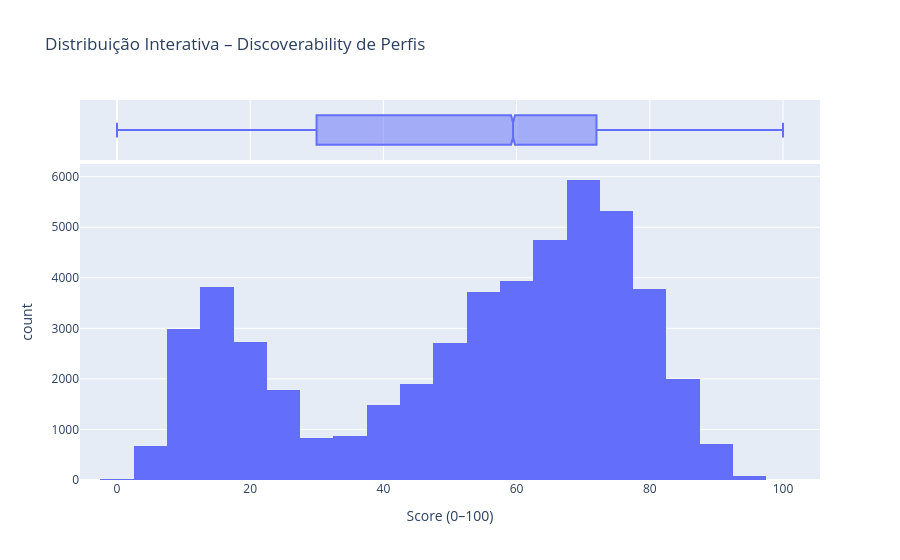
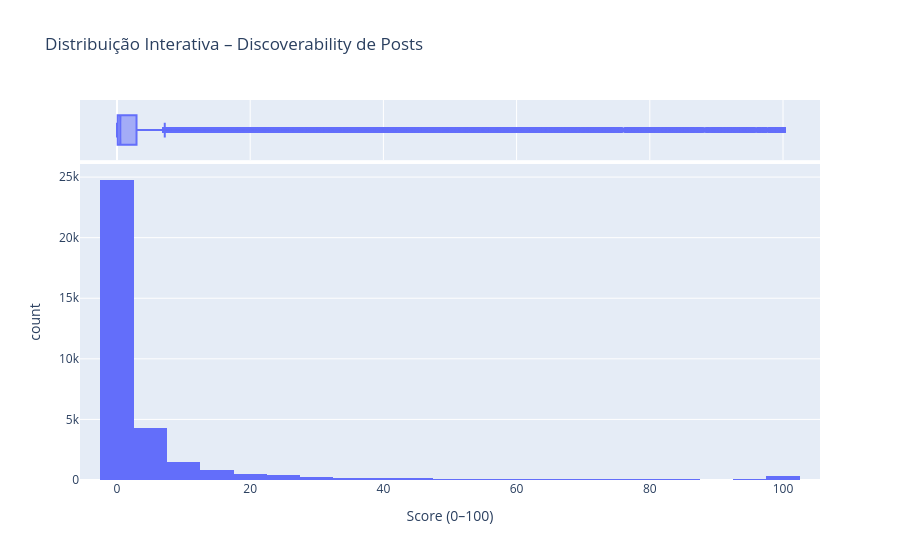

Notebook cell for these charts, in order:
### Code cell
# Configuração visual
plt.style.use('seaborn-v0_8-whitegrid')
sns.set_palette("Blues_r")
plt.rcParams['figure.figsize'] = (12, 6)
%matplotlib inline

# ----------------------------------------------------------------------------
# 1. Resumo Estatístico dos Targets
# ----------------------------------------------------------------------------
print("═" * 80)
print(" RESUMO ESTATÍSTICO DOS TARGETS DE DISCOVERABILITY ")
print("═" * 80)

print("\nDiscoverability de Perfis (0–100)")
display(df_profiles['profile_discoverability_score'].describe().round(2))

print("\nDiscoverability de Posts (0–100)")
display(df_influencers['post_discoverability_score'].describe().round(2))

# ----------------------------------------------------------------------------
# 2. Teste de Normalidade + Distribuições Interativas
# ----------------------------------------------------------------------------
_, p_profile = shapiro(df_profiles['profile_discoverability_score'].sample(500, random_state=42))
_, p_post = shapiro(df_influencers['post_discoverability_score'].sample(500, random_state=42))
print(f"Shapiro-Wilk Test (sample 500):")
print(f"  Perfis → p-value = {p_profile:.6f}  (não-normal se < 0.05)")
print(f"  Posts  → p-value = {p_post:.6f}  (não-normal se < 0.05)")

fig_profile = px.histogram(
    df_profiles, 
    x='profile_discoverability_score', 
    nbins=40, 
    marginal='box',
    title='Distribuição Interativa – Discoverability de Perfis',
    labels={'profile_discoverability_score': 'Score (0–100)'}
)
fig_profile.show()

fig_post = px.histogram(
    df_influencers, 
    x='post_discoverability_score', 
    nbins=40, 
    marginal='box',
    title='Distribuição Interativa – Discoverability de Posts',
    labels={'post_discoverability_score': 'Score (0–100)'}
)
fig_post.show()

# ----------------------------------------------------------------------------
# 3. Correlações
# ----------------------------------------------------------------------------
print("\n" + "═" * 80)
print(" CORRELAÇÕES MAIS RELEVANTES COM DISCOVERABILITY ")
print("═" * 80)

corr_cols_profile = [
    'profile_discoverability_score', 'num_skills', 'num_experience',
    'num_education', 'about_length', 'headline_length', 'connections', 'years_experience'
]
corr_profile = df_profiles[corr_cols_profile].corr(numeric_only=True)
plt.figure(figsize=(9,7))
sns.heatmap(corr_profile, annot=True, fmt='.2f', cmap='Blues', linewidths=0.5)
plt.title('Correlações – Discoverability de Perfis')
plt.show()

corr_cols_posts = ['post_discoverability_score', 'followers', 'num_hashtags', 'reactions', 'comments']
corr_cols_posts = [c for c in corr_cols_posts if c in df_influencers.columns]
corr_posts = df_influencers[corr_cols_posts].corr(numeric_only=True)
plt.figure(figsize=(8,6))
sns.heatmap(corr_posts, annot=True, fmt='.2f', cmap='Oranges', linewidths=0.5)
plt.title('Correlações – Discoverability de Posts')
plt.show()

# ----------------------------------------------------------------------------
# 4. Comparação por Grupos + Análise de Viés
# ----------------------------------------------------------------------------
fig, axes = plt.subplots(2, 2, figsize=(16, 10))

sns.barplot(
    data=df_profiles,
    x='seniority_level',
    y='profile_discoverability_score',
    order=df_profiles.groupby('seniority_level')['profile_discoverability_score'].mean().sort_values(ascending=False).index,
    ax=axes[0,0],
    palette='Blues_d'
)
axes[0,0].set_title('Discoverability média por Seniority Level')
axes[0,0].tick_params(axis='x', rotation=45)

top_industries = df_profiles.groupby('industry')['profile_discoverability_score'].mean().nlargest(8)
sns.barplot(x=top_industries.values, y=top_industries.index, palette='Blues_d', ax=axes[0,1])
axes[0,1].set_title('Top 8 Indústrias – Maior Discoverability Média')
axes[0,1].set_xlabel('Score médio (0–100)')

sns.barplot(
    data=df_influencers,
    x='media_type',
    y='post_discoverability_score',
    order=df_influencers.groupby('media_type')['post_discoverability_score'].mean().sort_values(ascending=False).index,
    palette='Oranges_d',
    ax=axes[1,0]
)
axes[1,0].set_title('Discoverability média por Tipo de Mídia')
axes[1,0].tick_params(axis='x', rotation=45)

df_influencers['hashtags_bin'] = pd.cut(
    df_influencers['num_hashtags'],
    bins=[-1, 0, 2, 5, 10, 20, 50],
    labels=['0', '1–2', '3–5', '6–10', '11–20', '21+']
)
sns.boxplot(data=df_influencers, x='hashtags_bin', y='post_discoverability_score', palette='Oranges_d', ax=axes[1,1])
axes[1,1].set_title('Discoverability por Quantidade de Hashtags')

plt.tight_layout()
plt.show()

# Análise de viés por indústria
bias_industry = df_profiles.groupby('industry')['profile_discoverability_score'].mean().sort_values(ascending=False)
print("\nAnálise de Viés por Indústria (Top 5 e Bottom 5):")
print(bias_industry.head(5))
print("...")
print(bias_industry.tail(5))

### Figure 1 — Plotly figure (JSON) as saved in the notebook; plotly's stock layout.template omitted (floating-point values rounded to 4 significant figures; data arrays with more than 128 entries replaced by an {"elided": "..."} marker saying what was removed)
{"data": [{"bingroup": "x", "hovertemplate": "Score (0–100)=%{x}<br>count=%{y}<extra></extra>", "legendgroup": "", "marker": {"color": "#636efa", "pattern": {"shape": ""}}, "name": "", "nbinsx": 40, "orientation": "v", "showlegend": false, "type": "histogram", "x": {"elided": "50000 float values"}, "xaxis": "x", "yaxis": "y"}, {"hovertemplate": "Score (0–100)=%{x}<extra></extra>", "legendgroup": "", "marker": {"color": "#636efa"}, "name": "", "notched": true, "showlegend": false, "type": "box", "x": {"elided": "50000 float values"}, "xaxis": "x2", "yaxis": "y2"}], "layout": {"barmode": "relative", "legend": {"tracegroupgap": 0}, "title": {"text": "Distribuição Interativa – Discoverability de Perfis"}, "xaxis": {"anchor": "y", "domain": [0, 1], "title": {"text": "Score (0–100)"}}, "xaxis2": {"anchor": "y2", "domain": [0, 1], "matches": "x", "showgrid": true, "showticklabels": false}, "yaxis": {"anchor": "x", "domain": [0, 0.8316], "title": {"text": "count"}}, "yaxis2": {"anchor": "x2", "domain": [0.8416, 1], "matches": "y2", "showgrid": false, "showline": false, "showticklabels": false, "ticks": ""}}}

### Figure 2 — Plotly figure (JSON) as saved in the notebook; plotly's stock layout.template omitted (floating-point values rounded to 4 significant figures; data arrays with more than 128 entries replaced by an {"elided": "..."} marker saying what was removed)
{"data": [{"bingroup": "x", "hovertemplate": "Score (0–100)=%{x}<br>count=%{y}<extra></extra>", "legendgroup": "", "marker": {"color": "#636efa", "pattern": {"shape": ""}}, "name": "", "nbinsx": 40, "orientation": "v", "showlegend": false, "type": "histogram", "x": {"elided": "34012 float values"}, "xaxis": "x", "yaxis": "y"}, {"hovertemplate": "Score (0–100)=%{x}<extra></extra>", "legendgroup": "", "marker": {"color": "#636efa"}, "name": "", "notched": true, "showlegend": false, "type": "box", "x": {"elided": "34012 float values"}, "xaxis": "x2", "yaxis": "y2"}], "layout": {"barmode": "relative", "legend": {"tracegroupgap": 0}, "title": {"text": "Distribuição Interativa – Discoverability de Posts"}, "xaxis": {"anchor": "y", "domain": [0, 1], "title": {"text": "Score (0–100)"}}, "xaxis2": {"anchor": "y2", "domain": [0, 1], "matches": "x", "showgrid": true, "showticklabels": false}, "yaxis": {"anchor": "x", "domain": [0, 0.8316], "title": {"text": "count"}}, "yaxis2": {"anchor": "x2", "domain": [0.8416, 1], "matches": "y2", "showgrid": false, "showline": false, "showticklabels": false, "ticks": ""}}}
